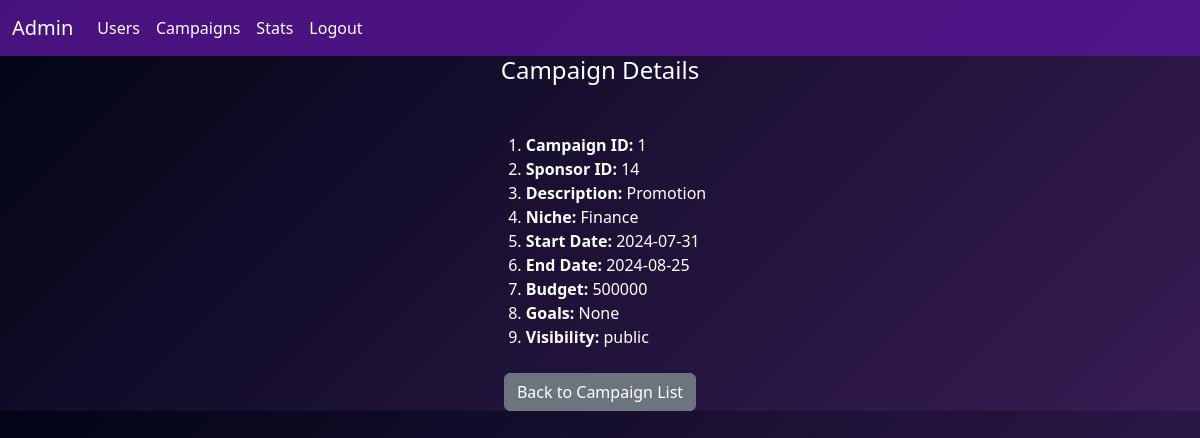
The app's page /admin/campaigns/1 (signed in) with its own data.
### models.py (models this page shows)
class Campaign(db.Model):
    id = db.Column(db.Integer, primary_key=True)
    sponsor_id = db.Column(db.Integer, db.ForeignKey('sponsor.id'), nullable=False)
    name = db.Column(db.String(100), nullable=False)
    description = db.Column(db.Text)
    niche = db.Column(db.Text)
    start_date = db.Column(db.Date)
    end_date = db.Column(db.Date)
    budget = db.Column(db.Integer)
    is_flag = db.Column(db.Boolean, default=False)
    visibility = db.Column(db.String(10), default='public')
    goals = db.Column(db.Text)
    ad_requests = db.relationship('AdRequest', backref='campaign', lazy=True)

### routes.py (the view)
@app.route("/admin/campaigns/<int:campaign_id>")  # Changed to GET only
@login_required
def admin_campaign_details(campaign_id):
    campaign = Campaign.query.get_or_404(campaign_id)
    return render_template('admin_campaign_details.html', campaign=campaign)

### routes.py (called while the page is built)
def login_required(f):
    @wraps(f)
    def wrap(*args, **kwargs):
        if 'user_id' not in session:
            flash("You need to login first")
            return redirect(url_for('login'))
        else:
            user_id  = session['user_id']
            user = User.query.filter_by(id=user_id).first()
            if user.is_flag:
                flash("You are flagged")
                return redirect(url_for('login'))
        return f(*args, **kwargs)
    return wrap

### templates/admin_campaign_details.html (shortened to what this page needs)
{% extends 'admin_dash.html' %}
{% block content %}
<h4 class="mb-5">Campaign Details</h4>
<div class="center-container">
 <ol class="center-list">
   <li><strong>Campaign ID: </strong> {{ campaign.id }}</li>
   <li><strong>Sponsor ID: </strong> {{ campaign.sponsor_id }}</li>
   <li><strong>Description: </strong> {{ campaign.description }}</li>
   <li><strong>Niche: </strong> {{ campaign.niche }}</li>
   <li><strong>Start Date: </strong> {{ campaign.start_date }}</li>
   <li><strong>End Date: </strong> {{ campaign.end_date }}</li>
   <li><strong>Budget: </strong> {{ campaign.budget }}</li>
   <li><strong>Goals: </strong> {{ campaign.goals }}</li>
   <li><strong>Visibility: </strong> {{ campaign.visibility }}</li>
 </ol>
</div>
<div class="text-center">
 <a href="{{ url_for('admin_campaigns') }}" class="btn btn-secondary mt-2">Back to Campaign List</a>
</div>
{% endblock content %}

### templates/admin_campaign_details.html (style rules this page uses)
body { background: linear-gradient(135deg, #010515 0%, #220341e5 100%); color: #fff; }
.center-container { display : flex; flex-direction:column ; align-items: center; }
h4 { text-align: center; }

### records on screen
Campaign: id "1", sponsor_id "14", description "Promotion", niche "Finance", start_date "2024-07-31", end_date "2024-08-25", budget "500000", goals "None", visibility "public"
